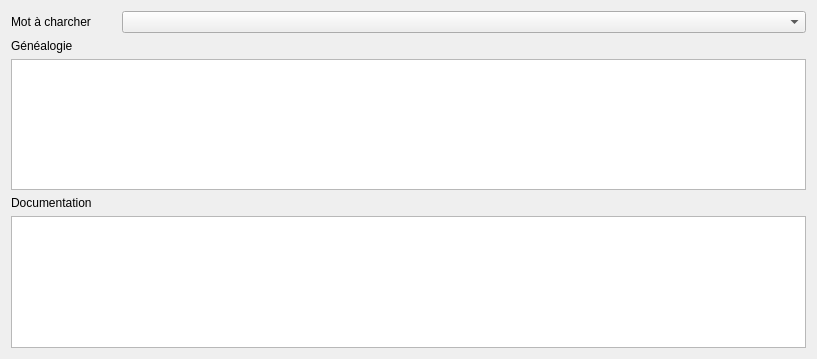
<?xml version="1.0" encoding="UTF-8"?>
<ui version="4.0">
 <class>desRechercheCatalogue</class>
 <widget class="QDialog" name="desRechercheCatalogue">
  <property name="geometry">
   <rect>
    <x>0</x>
    <y>0</y>
    <width>817</width>
    <height>359</height>
   </rect>
  </property>
  <property name="windowTitle">
   <string>Rechercher dans le Catalogue</string>
  </property>
  <layout class="QVBoxLayout" name="verticalLayout">
   <item>
    <layout class="QHBoxLayout" name="horizontalLayout">
     <item>
      <widget class="QLabel" name="label">
       <property name="minimumSize">
        <size>
         <width>105</width>
         <height>0</height>
        </size>
       </property>
       <property name="maximumSize">
        <size>
         <width>105</width>
         <height>22</height>
        </size>
       </property>
       <property name="text">
        <string>Mot à charcher</string>
       </property>
      </widget>
     </item>
     <item>
      <widget class="QComboBox" name="CBRecherche"/>
     </item>
    </layout>
   </item>
   <item>
    <widget class="QLabel" name="label_4">
     <property name="text">
      <string>Généalogie</string>
     </property>
    </widget>
   </item>
   <item>
    <widget class="QTextEdit" name="teGenea">
     <property name="minimumSize">
      <size>
       <width>419</width>
       <height>91</height>
      </size>
     </property>
    </widget>
   </item>
   <item>
    <layout class="QVBoxLayout" name="verticalLayout_3">
     <item>
      <widget class="QLabel" name="label_3">
       <property name="text">
        <string>Documentation</string>
       </property>
      </widget>
     </item>
     <item>
      <widget class="QTextEdit" name="teDoc">
       <property name="minimumSize">
        <size>
         <width>419</width>
         <height>101</height>
        </size>
       </property>
      </widget>
     </item>
    </layout>
   </item>
  </layout>
 </widget>
 <resources/>
 <connections/>
</ui>
